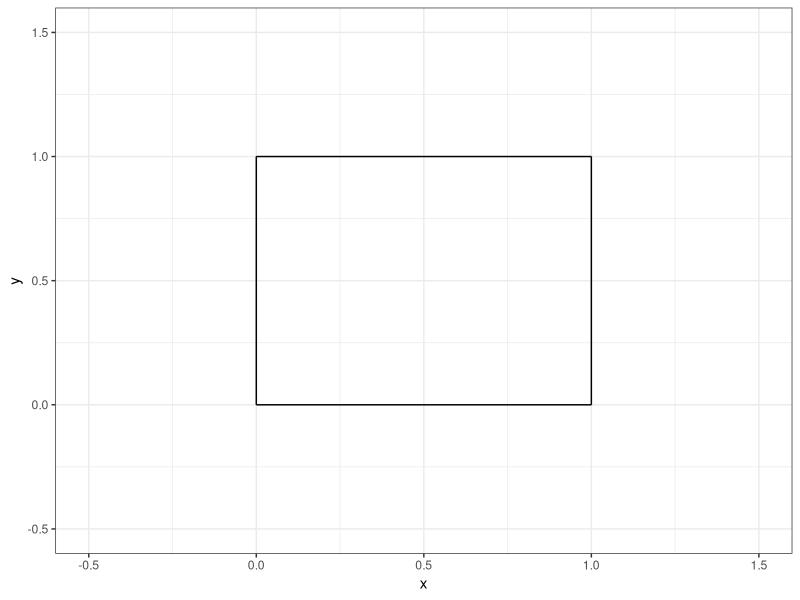
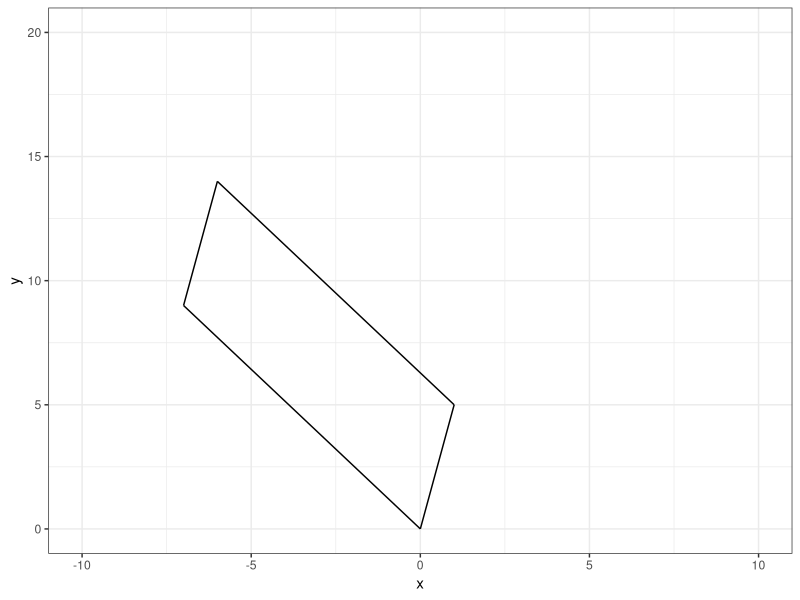
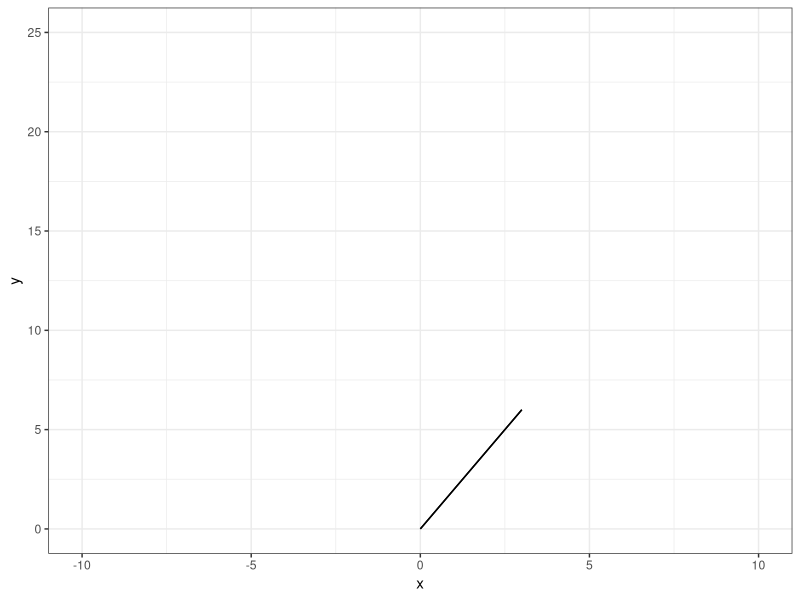
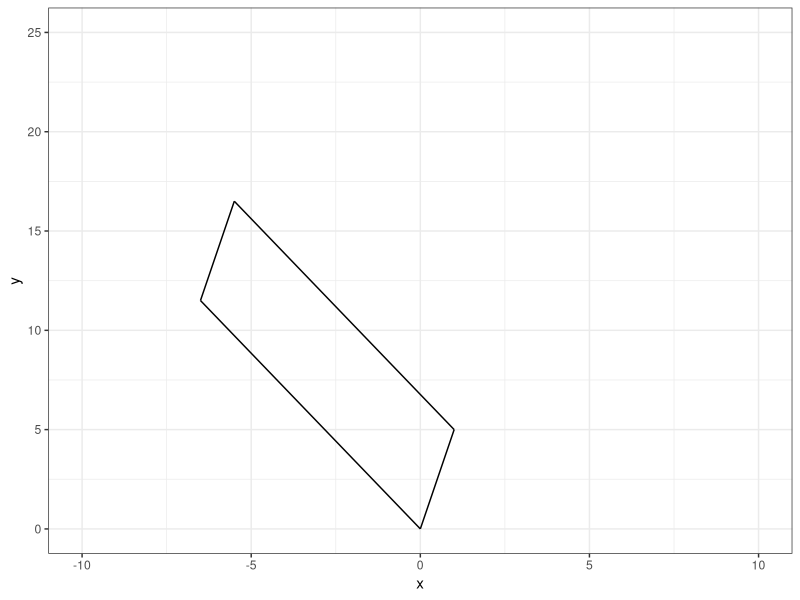
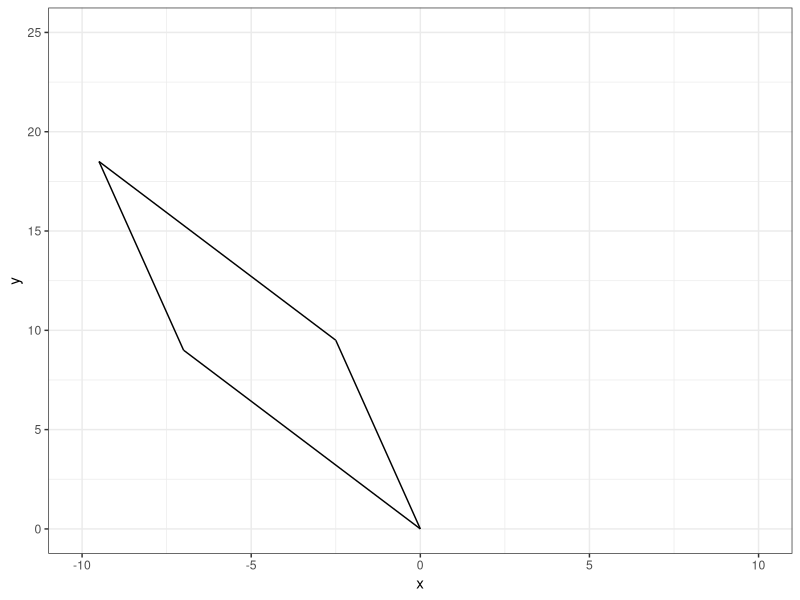
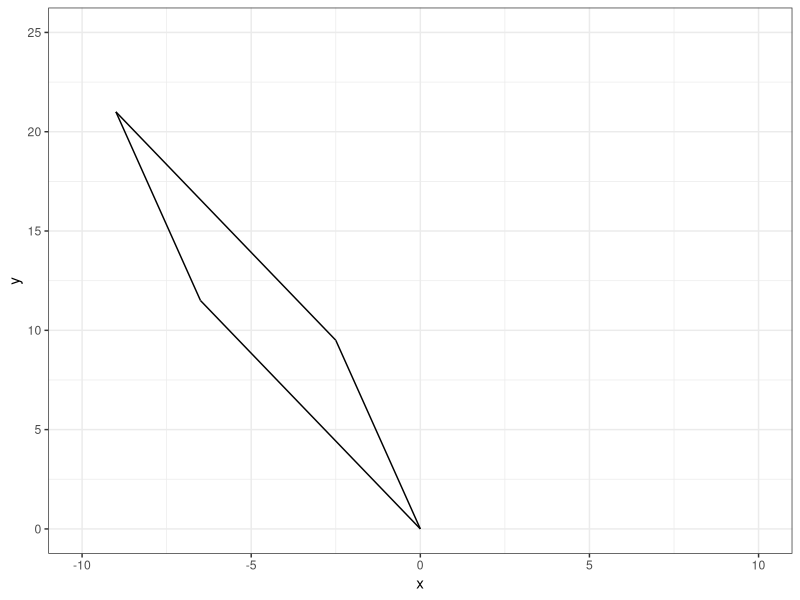
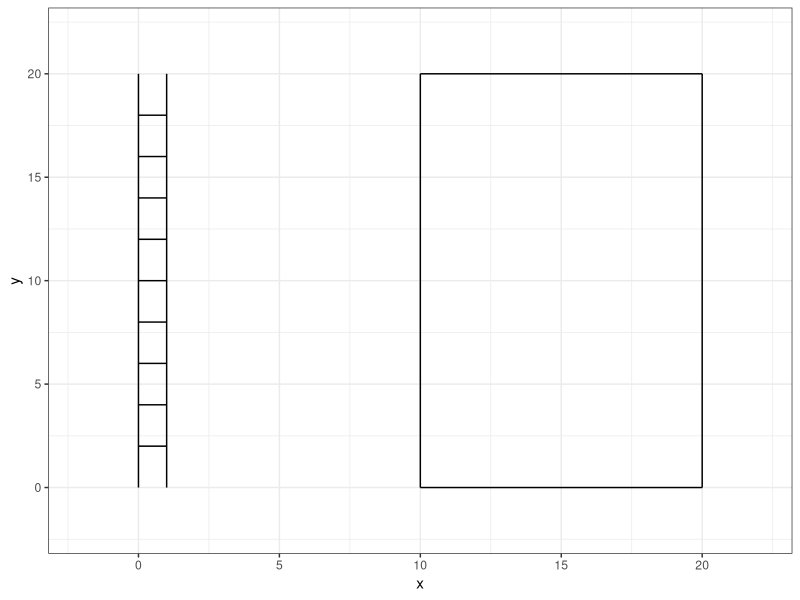
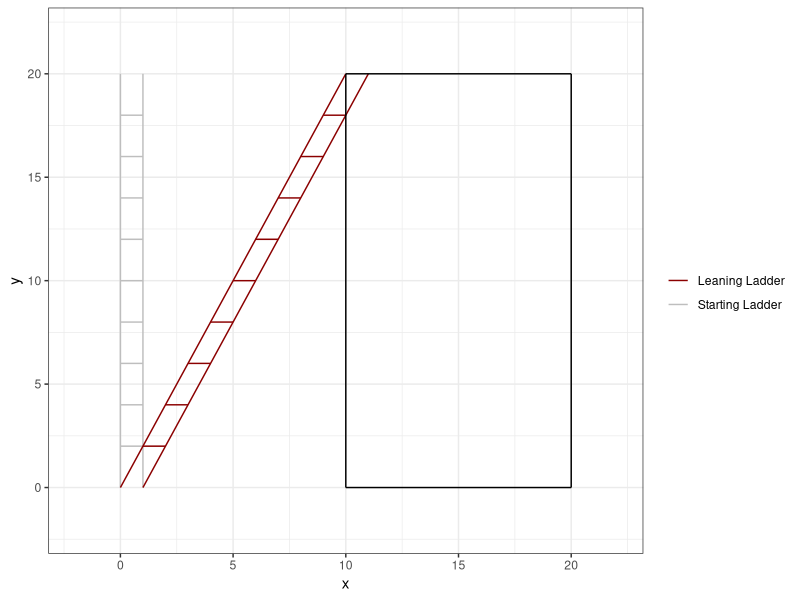

Write R code to recreate these figures, in order.
## ---- chunk 1
#| echo: false

default_chunk_hook  <- knitr::knit_hooks$get("chunk")

latex_font_size <- c("Huge", "huge", "LARGE", "Large", 
                     "large", "normalsize", "small", 
                     "footnotesize", "scriptsize", "tiny")

knitr::knit_hooks$set(chunk = function(x, options) {
  x <- default_chunk_hook(x, options)
  if(options$size %in% latex_font_size) {
    paste0("\n \\", options$size, "\n\n", 
      x, 
      "\n\n \\normalsize"
    )
  } else {
    x
  }
})

## ---- chunk 2
#| label: load-packages
#| include: false
library(tidyverse)
## ---- chunk 3
#| label: fig-unitsquare
#| fig-cap: "The unit square."
#| fig-width: 3
#| fig-height: 3
#| scale: "80%"
#| fig-align: "center"
#| size: "scriptsize"
ggplot() +
  geom_segment(aes(x = 0, xend = 0,
                   y=0, yend = 1))+
  geom_segment(aes(x = 0, xend = 1,
                   y=1, yend = 1))+
  geom_segment(aes(x = 1, xend = 1,
                   y=0, yend = 1))+
  geom_segment(aes(x = 0, xend = 1,
                   y=0, yend = 0)) +
  theme_bw() + 
  xlim(-0.5, 1.5)+
  ylim(-0.5, 1.5)+
  labs(x = "x", 
       y = "y")
## ---- chunk 4
#| size: "scriptsize"
#| code-fold: FALSE
 
(A = matrix(data=c(1,-7,5,9), nrow=2, ncol=2, byrow=TRUE))
## ---- chunk 5
#| size: "scriptsize"
#| code-fold: FALSE

(M = diag(2))
(T = A %*% M)
## ---- chunk 6
#| size: "scriptsize"
#| code-fold: FALSE
(basis.vector.1 = T[,1])
(basis.vector.2 = T[,2])
## ---- chunk 7
#| size: "scriptsize"
#| code-fold: FALSE
(p.0 = c(0,0))
(p.1 = basis.vector.1)
(p.2 = basis.vector.1 + basis.vector.2)
(p.3 = basis.vector.2)
## ---- chunk 8
#| label: fig-part-1e
#| fig-cap: "Shape (part 1e)."
#| fig-width: 3
#| fig-height: 3
#| scale: "80%"
#| fig-align: "center"
#| size: "scriptsize"
ggplot() +
  geom_segment(aes(x = p.0[1], xend = p.1[1],
                   y=p.0[2], yend = p.1[2]))+
  geom_segment(aes(x = p.1[1], xend = p.2[1],
                   y=p.1[2], yend = p.2[2]))+
  geom_segment(aes(x = p.2[1], xend = p.3[1],
                   y=p.2[2], yend = p.3[2]))+
  geom_segment(aes(x = p.3[1], xend = p.0[1],
                   y=p.3[2], yend = p.0[2])) +
  theme_bw() + 
  xlim(-10, 10)+
  ylim(0, 20)+
  labs(x = "x", 
       y = "y")
## ---- chunk 9
#| size: "scriptsize"
#| code-fold: FALSE
(det.A = det(A))
## ---- chunk 10
#| size: "scriptsize"
#| code-fold: FALSE
 
(A = matrix(data=c(1,2,2,4), nrow=2, ncol=2, byrow=TRUE))
## ---- chunk 11
#| size: "scriptsize"
#| code-fold: FALSE

(M = diag(2))
(T = A %*% M)
## ---- chunk 12
#| size: "scriptsize"
#| code-fold: FALSE
(basis.vector.1 = T[,1])
(basis.vector.2 = T[,2])
## ---- chunk 13
#| size: "scriptsize"
#| code-fold: FALSE
(p.0 = c(0,0))
(p.1 = basis.vector.1)
(p.2 = basis.vector.1 + basis.vector.2)
(p.3 = basis.vector.2)
## ---- chunk 14
#| label: fig-part-2e
#| fig-cap: "Shape (part 2e)."
#| fig-width: 3
#| fig-height: 3
#| scale: "80%"
#| fig-align: "center"
#| size: "scriptsize"
ggplot() +
  geom_segment(aes(x = p.0[1], xend = p.1[1],
                   y=p.0[2], yend = p.1[2]))+
  geom_segment(aes(x = p.1[1], xend = p.2[1],
                   y=p.1[2], yend = p.2[2]))+
  geom_segment(aes(x = p.2[1], xend = p.3[1],
                   y=p.2[2], yend = p.3[2]))+
  geom_segment(aes(x = p.3[1], xend = p.0[1],
                   y=p.3[2], yend = p.0[2])) +
  theme_bw() + 
  xlim(-10, 10)+
  ylim(0, 25)+
  labs(x = "x", 
       y = "y")
## ---- chunk 15
#| size: "scriptsize"
#| code-fold: FALSE
(det.A = det(A))
## ---- chunk 16
#| size: "scriptsize"
#| code-fold: FALSE
k = 0.5
(M.v = matrix(data=c(1,k,0,1),nrow=2,ncol=2,byrow=TRUE))
(A = matrix(data=c(1,-7,5,9),nrow=2,ncol=2,byrow=TRUE))
T = A %*% M.v

basis.vector.1 = T[,1]
basis.vector.2 = T[,2]

p.0 = c(0,0)
p.1 = basis.vector.1
p.2 = basis.vector.1 + basis.vector.2
p.3 = basis.vector.2
## ---- chunk 17
#| label: fig-part-3a
#| fig-cap: "Shape (part 3a)."
#| fig-width: 3
#| fig-height: 3
#| scale: "80%"
#| fig-align: "center"
#| size: "scriptsize"
ggplot() +
  geom_segment(aes(x = p.0[1], xend = p.1[1],
                   y=p.0[2], yend = p.1[2]))+
  geom_segment(aes(x = p.1[1], xend = p.2[1],
                   y=p.1[2], yend = p.2[2]))+
  geom_segment(aes(x = p.2[1], xend = p.3[1],
                   y=p.2[2], yend = p.3[2]))+
  geom_segment(aes(x = p.3[1], xend = p.0[1],
                   y=p.3[2], yend = p.0[2])) +
  theme_bw() + 
  xlim(-10, 10)+
  ylim(0, 25)+
  labs(x = "x", 
       y = "y")
## ---- chunk 18
#| size: "scriptsize"
#| code-fold: FALSE
(det.A = det(A))
## ---- chunk 19
#| size: "scriptsize"
#| code-fold: FALSE
k = 0.5
(M.v = matrix(data=c(1,0,k,1),nrow=2,ncol=2,byrow=TRUE))
(A = matrix(data=c(1,-7,5,9),nrow=2,ncol=2,byrow=TRUE))
T = A %*% M.v

basis.vector.1 = T[,1]
basis.vector.2 = T[,2]

p.0 = c(0,0)
p.1 = basis.vector.1
p.2 = basis.vector.1 + basis.vector.2
p.3 = basis.vector.2
## ---- chunk 20
#| label: fig-part-3b
#| fig-cap: "Shape (part 3b)."
#| fig-width: 3
#| fig-height: 3
#| scale: "80%"
#| fig-align: "center"
#| size: "scriptsize"
ggplot() +
  geom_segment(aes(x = p.0[1], xend = p.1[1],
                   y=p.0[2], yend = p.1[2]))+
  geom_segment(aes(x = p.1[1], xend = p.2[1],
                   y=p.1[2], yend = p.2[2]))+
  geom_segment(aes(x = p.2[1], xend = p.3[1],
                   y=p.2[2], yend = p.3[2]))+
  geom_segment(aes(x = p.3[1], xend = p.0[1],
                   y=p.3[2], yend = p.0[2])) +
  theme_bw() + 
  xlim(-10, 10)+
  ylim(0, 25)+
  labs(x = "x", 
       y = "y")
## ---- chunk 21
#| size: "scriptsize"
#| code-fold: FALSE
(det.A = det(A))
## ---- chunk 22
#| size: "scriptsize"
#| code-fold: FALSE
k = 0.5
(M.v = matrix(data=c(1,k,k,1),nrow=2,ncol=2,byrow=TRUE))
(A = matrix(data=c(1,-7,5,9),nrow=2,ncol=2,byrow=TRUE))
T = A %*% M.v

basis.vector.1 = T[,1]
basis.vector.2 = T[,2]

p.0 = c(0,0)
p.1 = basis.vector.1
p.2 = basis.vector.1 + basis.vector.2
p.3 = basis.vector.2
## ---- chunk 23
#| label: fig-part-3c
#| fig-cap: "Shape (part 3c)."
#| fig-width: 3
#| fig-height: 3
#| scale: "80%"
#| fig-align: "center"
#| size: "scriptsize"
ggplot() +
  geom_segment(aes(x = p.0[1], xend = p.1[1],
                   y=p.0[2], yend = p.1[2]))+
  geom_segment(aes(x = p.1[1], xend = p.2[1],
                   y=p.1[2], yend = p.2[2]))+
  geom_segment(aes(x = p.2[1], xend = p.3[1],
                   y=p.2[2], yend = p.3[2]))+
  geom_segment(aes(x = p.3[1], xend = p.0[1],
                   y=p.3[2], yend = p.0[2])) +
  theme_bw() + 
  xlim(-10, 10)+
  ylim(0, 25)+
  labs(x = "x", 
       y = "y")
## ---- chunk 24
#| size: "scriptsize"
#| code-fold: FALSE
(det.A = det(A))
## ---- chunk 25
#| size: "scriptsize"
#| code-fold: FALSE
(ladder = data.frame(x=c(0,0,1,1,0,1,0,1,0,1,0,1,0,1,0,1,0,1,0,1,0,1),y=c(0,20,0,20,2,2,4,4,6,6,8,8,10,10,12,12,14,14,16,16,18,18),group=c(1,1,2,2,3,3,4,4,5,5,6,6,7,7,8,8,9,9,10,10,11,11)))
## ---- chunk 26
#| label: fig-ladder
#| fig-cap: "A ladder."
#| fig-width: 3
#| fig-height: 3
#| scale: "80%"
#| fig-align: "center"
#| size: "scriptsize"
ggplot() +
  geom_path(data = ladder, 
              aes(x = x, y = y, group = group)) +
                  geom_segment(aes(x = 10, xend = 10,
                   y=0, yend = 20))+
  geom_segment(aes(x = 10, xend = 20,
                   y=20, yend = 20))+
  geom_segment(aes(x = 20, xend = 20,
                   y=0, yend = 20))+
  geom_segment(aes(x = 10, xend = 20,
                   y=0, yend = 0)) +
  theme_bw() +
  xlim(-2,22) +
  ylim(-2,22)
## ---- chunk 27
#| size: "scriptsize"
#| code-fold: FALSE
k=0.5
(M.h = matrix(data=c(1,0,k,1),nrow=2,ncol=2,byrow=TRUE))
(A = as.matrix(ladder[,c(1,2)]))

(T = A %*% M.h)
## ---- chunk 28
#| size: "scriptsize"
#| code-fold: FALSE
(leaning.ladder = data.frame(x = T[,1],y=T[,2],group=ladder[,3]))
## ---- chunk 29
#| label: fig-ladder2
#| fig-cap: "A ladder and a leaning ladder."
#| fig-width: 3
#| fig-height: 3
#| scale: "80%"
#| fig-align: "center"
#| size: "scriptsize"
ggplot() +
  geom_path(data = ladder, 
              aes(x = x, y = y, group = group, color = "Starting Ladder")) +
  geom_path(data = leaning.ladder, 
              aes(x = x, y = y, group = group, color = "Leaning Ladder")) +
  geom_segment(aes(x = 10, xend = 10,
                   y=0, yend = 20))+
  geom_segment(aes(x = 10, xend = 20,
                   y=20, yend = 20))+
  geom_segment(aes(x = 20, xend = 20,
                   y=0, yend = 20))+
  geom_segment(aes(x = 10, xend = 20,
                   y=0, yend = 0)) +
  theme_bw() +
  xlim(-2,22) +
  ylim(-2,22) +
  scale_color_manual("", values=c("darkred", "grey"))
